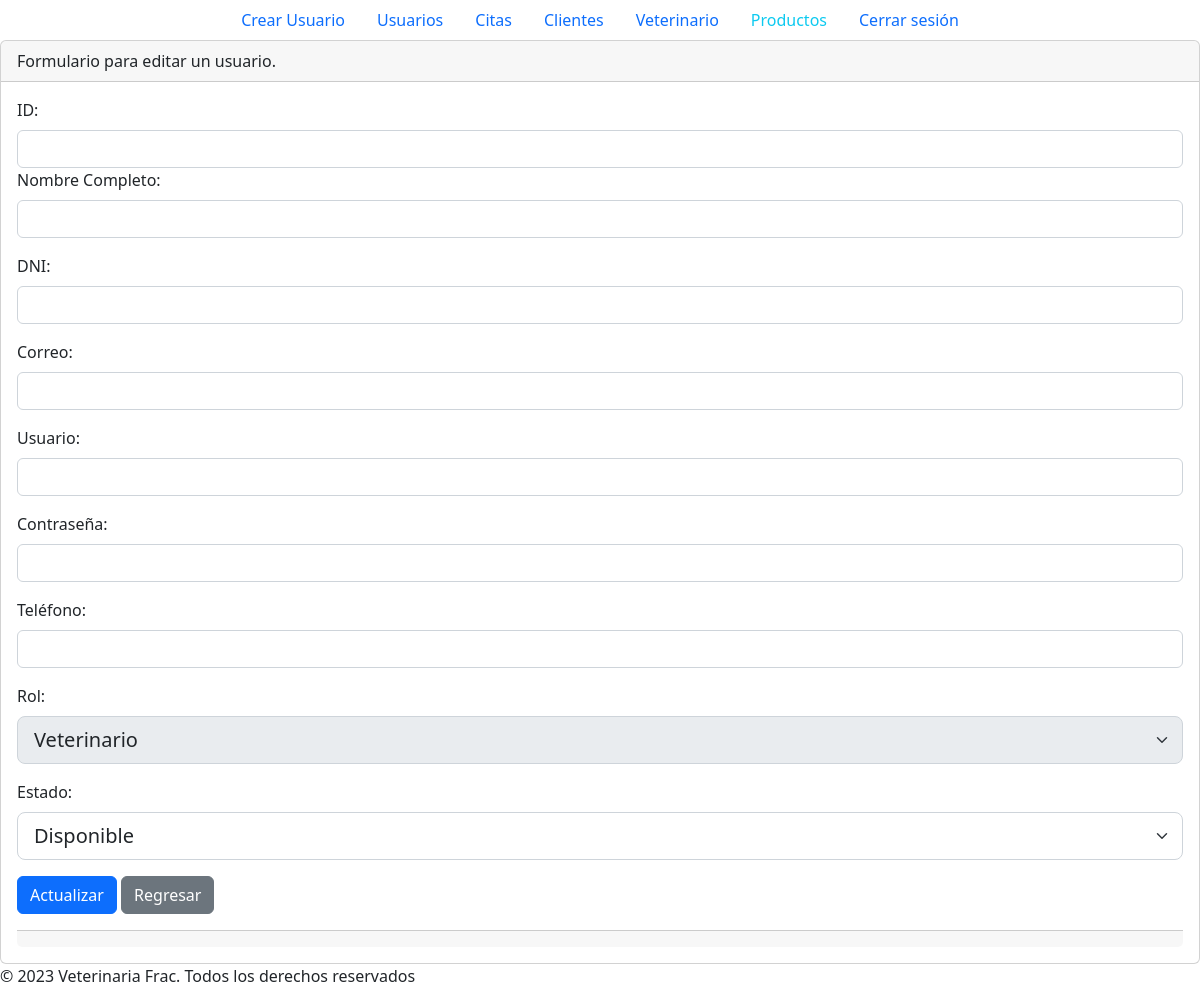
The app's page /secciones/veterinario/editar.php?id=16, older data.
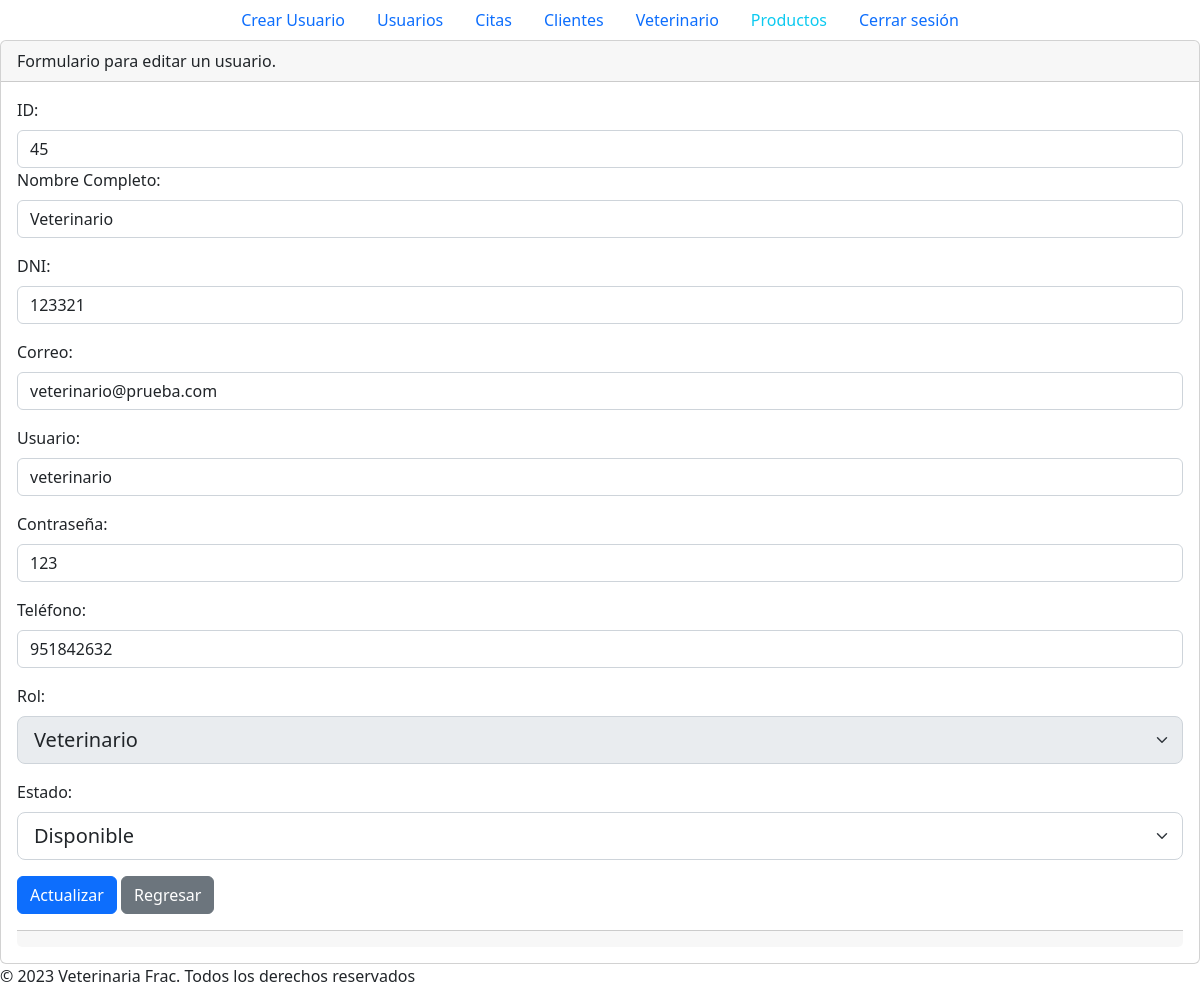
The same page, newer data.
### tables this page shows
CREATE TABLE `persona` (
  `id` int(8) NOT NULL,
  `nombre` varchar(255) NOT NULL,
  `dni` int(8) NOT NULL,
  `correo` varchar(255) NOT NULL,
  `usuario` varchar(255) NOT NULL,
  `contrasenia` varchar(255) NOT NULL,
  `telefono` int(9) NOT NULL,
  `rol` varchar(255) NOT NULL,
  `estado` tinyint(1) NOT NULL
);

### secciones/veterinario/editar.php (the view, shortened to what this page needs)
<?php include("../../plantillas/header.php")?>
<?php
include("../../config/bd.php");
if(isset($_GET['id'])){
    $id_veterinario= $_GET['id'];
    $sql = "SELECT * FROM persona WHERE id = (SELECT id_persona FROM veterinario where id = '$id_veterinario')";
    $result = $conn->query($sql);
    $registro = $result->fetch_assoc();
    $id = $registro['id'];
    $nombre = $registro['nombre'];
    $dni = $registro['dni'];
    $correo = $registro['correo'];
    $usuario = $registro['usuario'];
    $contrasenia = $registro['contrasenia'];
    $telefono = $registro['telefono'];
}
?>
    <div class="card">
        <div class="card-header">
            <p class="card-text">Formulario para editar un usuario.</p>
        </div>
        <div class="card-body">
            <form action="<?php echo $_SERVER['PHP_SELF']; ?>" method="post">
                <div class="mb-3">
                  <label for="id" class="form-label">ID:</label>
                  <input type="text" readonly value="<?php echo $id; ?>"
                    class="form-control" readonly name="id" id="id" aria-describedby="helpId">
                <div class="mb-3">
                  <label for="nombre" class="form-label">Nombre Completo:</label>
                  <input type="text"  value="<?php echo $nombre; ?>"
                    class="form-control" name="nombre" id="nombre" aria-describedby="helpId" >
                </div>
                <div class="mb-3">
                  <label for="dni" class="form-label">DNI:</label>
                  <input type="text" value="<?php echo $dni; ?>"
                    class="form-control" name="dni" id="dni" aria-describedby="helpId" >
                </div>
                <div class="mb-3">
                  <label for="correo" class="form-label">Correo:</label>
                  <input type="text" value="<?php echo $correo; ?>"
                    class="form-control" name="correo" id="correo" aria-describedby="helpId" >
                </div>
                <div class="mb-3">
                  <label for="usuario" class="form-label">Usuario:</label>
                  <input type="text" value="<?php echo $usuario; ?>"
                    class="form-control" name="usuario" id="usuario" aria-describedby="helpId" >
                </div>
                <div class="mb-3">
                  <label for="contrasenia" class="form-label">Contraseña:</label>
                  <input type="text" value="<?php echo $contrasenia; ?>"
                    class="form-control" name="contrasenia" id="contrasenia" aria-describedby="helpId" >
                </div>
                <div class="mb-3">
                  <label for="telefono" class="form-label">Teléfono:</label>
                  <input type="text" value="<?php echo $telefono; ?>"
                    class="form-control" name="telefono" id="telefono" aria-describedby="helpId" >
                </div>
                <div class="mb-3">
                    <label for="rol" class="form-label">Rol:</label>
                    <select class="form-select form-select-lg" disabled name="rol" id="rol">
                        <option selected value="veterinario">Veterinario</option>
                    </select>
                </div>
                <div class="mb-3">
                    <label for="estado" class="form-label">Estado:</label>
                    <select class="form-select form-select-lg" name="estado" id="estado">
                        <option selected value="1">Disponible</option>
                    </select>
                </div>
                <button type="submit" class="btn btn-primary">Actualizar</button>
                <a href="index.php" class="btn btn-secondary">Regresar</a>
            </form>
        </div>
        <div class="card-footer text-muted"></div>
    </div>
<?php include("../../plantillas/footer.php")?>

Row changes from the older to the newer data that the page shows:
added persona: id "45", nombre "Veterinario", dni "123321", correo "veterinario@prueba.com", usuario "veterinario", contrasenia "123", telefono "951842632"
